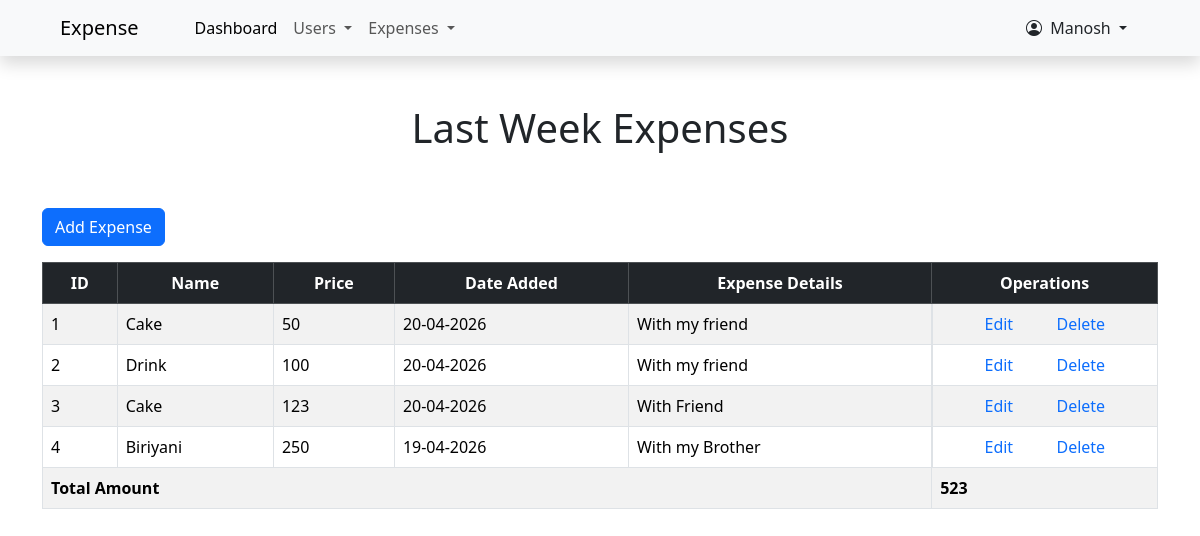
The app's page /seven_days_expense.php (signed in) with its own data.
### tables this page shows
CREATE TABLE `expense_info` (
  `item_id` int(11) NOT NULL,
  `item_name` varchar(255) NOT NULL,
  `item_price` int(11) NOT NULL,
  `item_date` date NOT NULL,
  `item_details` text NOT NULL
);

### seven_days_expense.php (the view, shortened to what this page needs)
<?php
include("./includes/header.php");
include("./includes/functions.php");
include("./includes/db_conn.php");
?>
<div class="container">
    <div class="row">
        <div class= "col-12  py-5">
            <h1 class="text-center">Last Week Expenses </h1>
        </div>
        <div class="col-12 mb-3">
            <a href="./add_expense.php" class="btn btn-primary"> Add Expense</a>
        </div>
</div>
<table class="table table-bordered table-striped table-hover">
  <thead class="table-dark">
    <tr class="text-center">
      <th scope="col">ID</th>
      <th scope="col">Name</th>
      <th scope="col">Price</th>
      <th scope="col">Date Added</th>
      <th scope="col">Expense Details</th>
      <th scope="col">Operations</th>
    </tr>
  </thead>
  <tbody>
     <?php
     $today_date = date("Y-m-d");
     $previous_seven_days_date = date("Y-m-d",strtotime($today_date . "-1 week"));
     $fetch_expense = "SELECT *FROM expense_info WHERE item_date BETWEEN '$previous_seven_days_date' AND '$today_date ' ORDER BY item_date DESC";
     $run_fetch_expense = mysqli_query($conn,$fetch_expense);
     $expense_counter = 1;
     $total = 0;
     if(mysqli_num_rows($run_fetch_expense)>0){
        while($row = mysqli_fetch_assoc($run_fetch_expense)){
            ?>
            <tr>
                <td><?php echo $expense_counter; ?></td>
                <td><?php echo $row['item_name'];?></td>
                <td><?php echo $row['item_price'];?></td>
                <td><?php customize_date($row['item_date']);?></td>
                <td><?php echo $row['item_details'];?></td>
                <td class="d-flex justify-content-evenly">
                    <a href="./edit_expense.php?edit_expense_id=<?php echo $row['item_id']; ?>">Edit</a>
                    <a id="<?php echo $row['item_id']; ?>" class="del_expense" href="javascript:void(0); ">Delete</a>
                </td>
            </tr>
            <?php
                    $expense_counter++;
                    $total = $total + $row['item_price'];
        }
         ?>
        <tr>
            <th colspan="5">Total Amount</th>
            <th><?php echo $total ?></th>
        </tr>
        <?php
     }
     ?>
  </tbody>
</table>
</div>
 <?php
include("./includes/footer.php");
?>

### includes/functions.php (shortened to what this page needs)
<?php
function customize_date($date){
   $php_date = strtotime($date);
   $formatted_date = date("d-m-Y" ,$php_date);
   echo $formatted_date;
}
?>

### css/style.css (style rules this page uses)
* { margin: 0px; padding: 0px; box-sizing: border-box; }
a { text-decoration: none; }

### records on screen
expense_info: item_name "Cake", item_price "50", item_date "20-04-2026", item_details "With my friend"
expense_info: item_name "Drink", item_price "100", item_date "20-04-2026", item_details "With my friend"
expense_info: item_name "Cake", item_price "123", item_date "20-04-2026", item_details "With Friend"
expense_info: item_name "Biriyani", item_price "250", item_date "19-04-2026", item_details "With my Brother"

### other values on screen
$_SESSION['name'] "Manosh"
$total "523"
